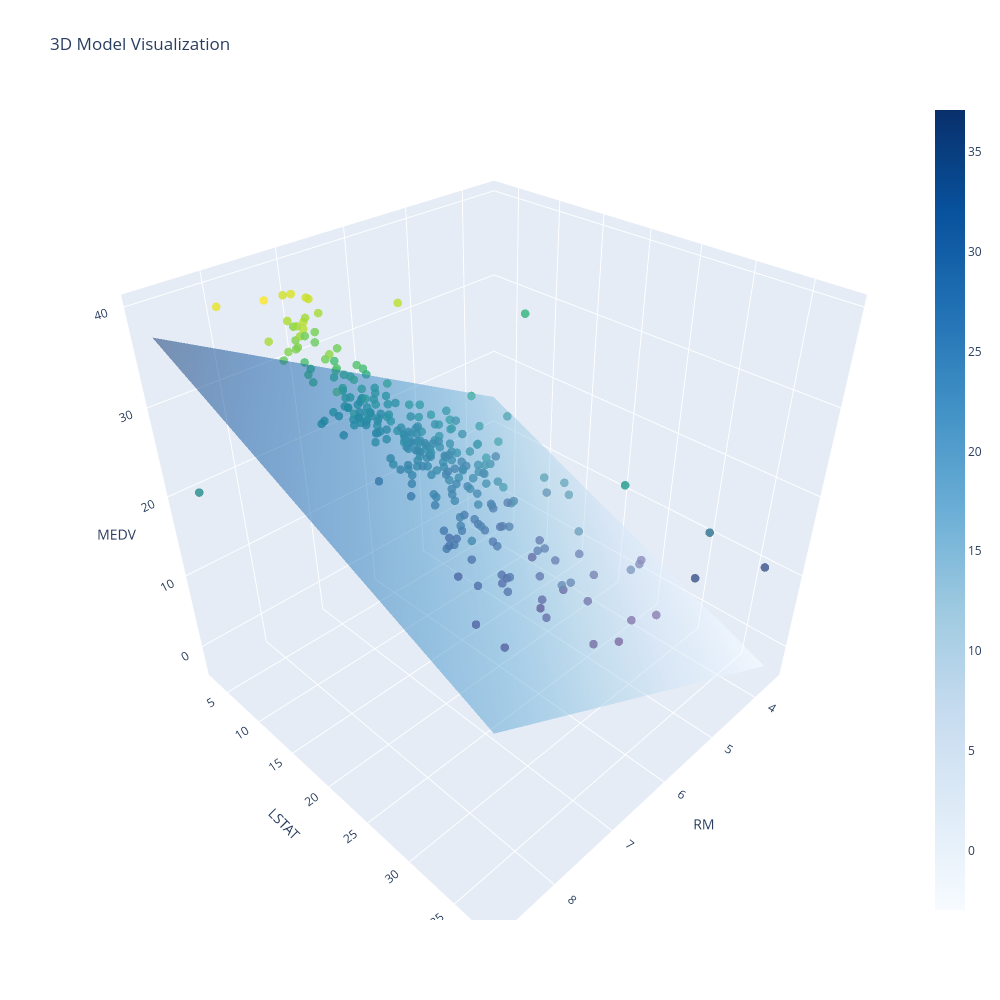

Here is the notebook cell this chart was saved with:
### Code cell
visualize_model_3D(x1, x2, y_train, bias, weights, 40)

### Figure 1 — Plotly figure (JSON) as saved in the notebook; plotly's stock layout.template omitted (floating-point values rounded to 4 significant figures; data arrays with more than 128 entries replaced by an {"elided": "..."} marker saying what was removed)
{"data": [{"marker": {"color": {"elided": "278 float values"}, "colorscale": [[0, "#440154"], [0.1111, "#482878"], [0.2222, "#3e4989"], [0.3333, "#31688e"], [0.4444, "#26828e"], [0.5556, "#1f9e89"], [0.6667, "#35b779"], [0.7778, "#6ece58"], [0.8889, "#b5de2b"], [1, "#fde725"]], "opacity": 0.8, "size": 5}, "mode": "markers", "name": "Data", "type": "scatter3d", "x": {"elided": "278 float values"}, "y": {"elided": "278 float values"}, "z": {"elided": "278 float values"}}, {"colorscale": [[0, "rgb(247,251,255)"], [0.125, "rgb(222,235,247)"], [0.25, "rgb(198,219,239)"], [0.375, "rgb(158,202,225)"], [0.5, "rgb(107,174,214)"], [0.625, "rgb(66,146,198)"], [0.75, "rgb(33,113,181)"], [0.875, "rgb(8,81,156)"], [1, "rgb(8,48,107)"]], "name": "Model Surface", "opacity": 0.5, "type": "surface", "x": {"elided": "40x40 float values"}, "y": {"elided": "40x40 float values"}, "z": {"elided": "40x40 float values"}}], "layout": {"height": 1000, "scene": {"xaxis": {"title": {"text": "RM"}}, "yaxis": {"title": {"text": "LSTAT"}}, "zaxis": {"title": {"text": "MEDV"}}}, "title": {"text": "3D Model Visualization"}, "width": 1000}}
